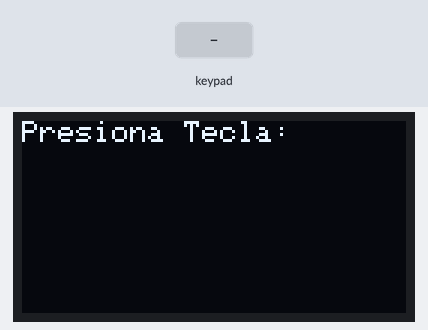
Simulated run of this sketch. Board: Arduino Uno, built with avr-gcc and run on an emulated ATmega328P. On the bench: 128×64 one-colour display. The inputs (shaded band) are chosen by the test bench.

Above: at 1.2 s.
1.3 s: keypad keys 1 0 9 8 7 # pressed 0.4 s apart
At 4.2 s:
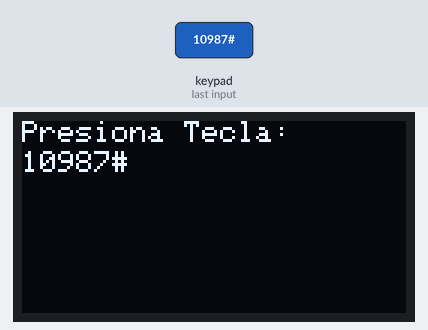
5.2 s: key 'A' pressed
At 5.7 s:
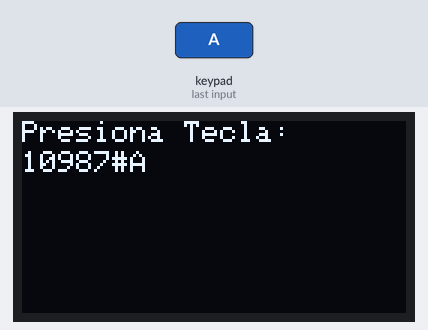
6.7 s: key 'B' pressed
At 7.9 s:
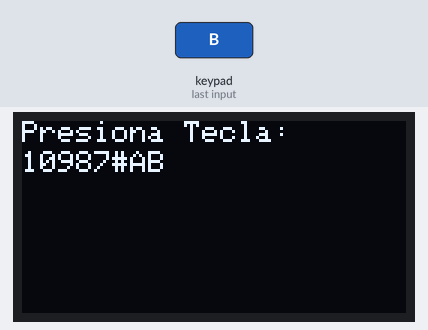
8.2 s: keypad keys 1 0 9 8 7 * pressed 0.4 s apart
At 10.5 s:
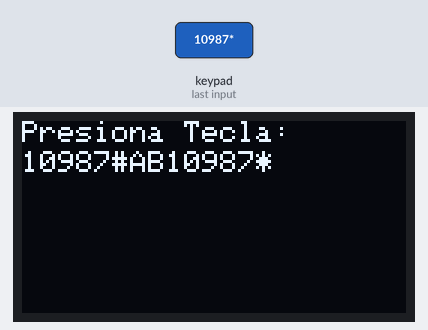
12.1 s: key 'C' pressed
13.6 s: keypad keys 1 0 9 8 7 A pressed 0.4 s apart
At 17.0 s:
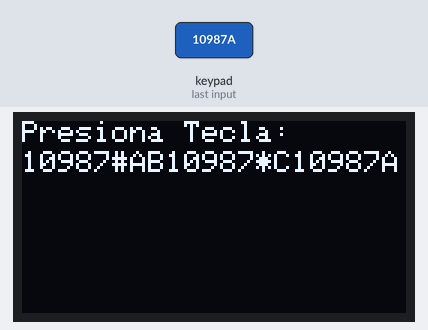
Timing chart, 0 to 18.5 s (numbered marks = the images above; inputs shaded):
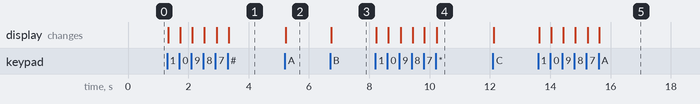

Measured:
- after the input at 1.3 s, the display: first changes at once (image 1 shows a later state)
- after the input at 5.2 s, the display: changes at once (image 2)
- after the input at 6.7 s, the display: changes at once (image 3)
- after the input at 8.2 s, the display: first changes at once (image 4 shows a later state)
- after the input at 13.6 s, the display: first changes at once (image 5 shows a later state)

The sketch:

Oled.ino
```cpp
#include <Adafruit_GFX.h>
#include <Adafruit_SSD1306.h>
#include <Wire.h>
#include <Keypad.h>

#define ANCHO 128
#define ALTO 64
Adafruit_SSD1306 display(ANCHO, ALTO, &Wire, -1);

const byte ROWS = 4;
const byte COLS = 4;
char keys[ROWS][COLS] = {
  {'7', '8', '9', 'A'},
  {'4', '5', '6', 'B'},
  {'1', '2', '3', 'C'},
  {'*', '0', '#', 'D'}
};

byte rowPins[ROWS] = {10, 9, 8, 7};
byte colPins[COLS] = {13, 12, 11, 6};

Keypad keypad = Keypad(makeKeymap(keys), rowPins, colPins, ROWS, COLS);

String inputString = ""; // Variable para almacenar los números ingresados

void setup() {
  Serial.begin(9600);

  // Inicializa la pantalla OLED
  if (!display.begin(SSD1306_SWITCHCAPVCC, 0x3C)) {
    Serial.println("No se encontró la pantalla");
    for (;;);
  }

  display.clearDisplay();
  display.setTextSize(1);
  display.setTextColor(WHITE);
  display.setCursor(0, 0);
  display.println("Presiona Tecla:");
  display.display();
}

void loop() {
  char key = keypad.getKey();

  if (key) {
    // Agregar la tecla presionada a la cadena de entrada
    inputString += key;

    // Limpiar y mostrar el texto actualizado
    display.setCursor(0, 10);
    display.print("                "); // Limpiar la línea anterior
    display.setCursor(0, 10);
    display.print(inputString); // Mostrar el número acumulado
    display.display();
  }
}
```
